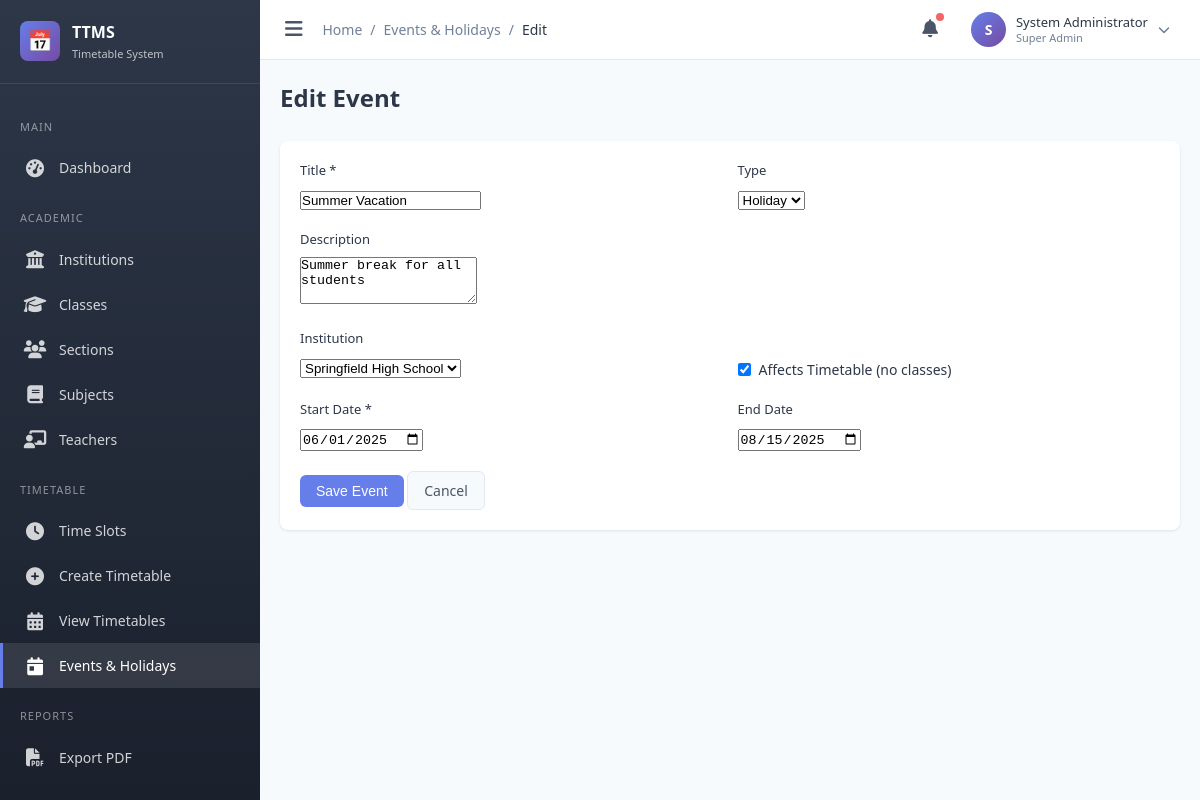
Screenshot of /modules/event/form.php?id=1 (signed in) with the database file from the repository.
### tables this page shows
CREATE TABLE events (
    id INT PRIMARY KEY AUTO_INCREMENT,
    institution_id INT,
    title VARCHAR(200) NOT NULL,
    type ENUM('holiday','exam','event','other','sports') DEFAULT 'event',
    start_date DATE NOT NULL,
    end_date DATE,
    description TEXT,
    affects_timetable BOOLEAN DEFAULT FALSE,
    timetable_override JSON,
    created_by INT NOT NULL,
    created_at TIMESTAMP DEFAULT CURRENT_TIMESTAMP,
    FOREIGN KEY (institution_id) REFERENCES institutions(id) ON DELETE CASCADE,
    FOREIGN KEY (created_by) REFERENCES admins(id) ON DELETE CASCADE
);

CREATE TABLE institutions (
    id INT PRIMARY KEY AUTO_INCREMENT,
    name VARCHAR(200) NOT NULL,
    type ENUM('school','college','university') NOT NULL,
    address TEXT,
    contact_email VARCHAR(100),
    contact_phone VARCHAR(20),
    logo VARCHAR(255),
    status ENUM('active','inactive') DEFAULT 'active',
    created_at TIMESTAMP DEFAULT CURRENT_TIMESTAMP,
    updated_at TIMESTAMP DEFAULT CURRENT_TIMESTAMP ON UPDATE CURRENT_TIMESTAMP
);

### includes/functions.php (called while the page is built, shortened)
<?php
require_once __DIR__ . '/../config/database.php';
function isLoggedIn() {
    return isset($_SESSION['admin_id']) && !empty($_SESSION['admin_id']);
}
function getCurrentAdmin() {
    return dbFetch(
        "SELECT a.*, r.name as role_name
         FROM admins a
         LEFT JOIN roles r ON a.role_id = r.id
         WHERE a.id = ?",
        [$_SESSION['admin_id']]
    );
}
function isSuperAdmin() {
    $admin = getCurrentAdmin();
    return $admin && $admin['is_super_admin'];
}

### config/database.php (called while the page is built, shortened)
<?php
function getDB() {
    static $pdo = null;
    if ($pdo === null) {
        try {
            $dsn = sprintf(
                "mysql:host=%s;port=%d;dbname=%s;charset=%s",
                DB_HOST,
                DB_PORT,
                DB_NAME,
                DB_CHARSET
            );
            $pdo = new PDO($dsn, DB_USER, DB_PASS, [
                PDO::ATTR_ERRMODE => PDO::ERRMODE_EXCEPTION,
                PDO::ATTR_DEFAULT_FETCH_MODE => PDO::FETCH_ASSOC,
                PDO::ATTR_EMULATE_PREPARES => false,
            ]);
        } catch (PDOException $e) {
            error_log("Database connection failed: " . $e->getMessage());
            throw $e;
        }
    }
    return $pdo;
}
function dbQuery($sql, $params = []) {
    $stmt = getDB()->prepare($sql);
    $stmt->execute($params);
    return $stmt;
}
function dbFetch($sql, $params = []) {
    return dbQuery($sql, $params)->fetch();
}
function dbFetchAll($sql, $params = []) {
    return dbQuery($sql, $params)->fetchAll();
}

### includes/auth_check.php (called while the page is built, shortened)
<?php
require_once __DIR__ . '/functions.php';
$currentAdmin = getCurrentAdmin();

### modules/event/form.php (the view, shortened to what this page needs)
<?php
require_once __DIR__ . '/../../includes/auth_check.php';
$breadcrumb = [
    ['label' => 'Events & Holidays', 'url' => 'index.php'],
    ['label' => isset($_GET['id']) ? 'Edit' : 'Add']
];
require_once __DIR__ . '/../../includes/header.php';
$id = isset($_GET['id']) ? intval($_GET['id']) : 0;
$event = ['title' => '', 'description' => '', 'type' => 'event', 'institution_id' => '',
          'start_date' => '', 'end_date' => '', 'affects_timetable' => 1];
$institutions = dbFetchAll("SELECT id, name FROM institutions WHERE status = 'active' ORDER BY name");
if ($id) {
    $eventData = dbFetch("SELECT * FROM events WHERE id = ?", [$id]);
    if ($eventData) {
        $event = $eventData;
    }
}
?>
<div class="page-header">
    <div>
        <h1 class="page-title"><?php echo $id ? 'Edit Event' : 'Add Event'; ?></h1>
    </div>
</div>
<div class="card">
    <div class="card-body">
        <form method="POST" class="form">
            <div class="form-row">
                <div class="form-group">
                    <label class="form-label">Title *</label>
                    <input type="text" name="title" class="form-input"
                           value="<?php echo htmlspecialchars($event['title']); ?>" required>
                </div>
                <div class="form-group">
                    <label class="form-label">Type</label>
                    <select name="type" class="form-input">
                        <option value="holiday" <?php echo $event['type'] === 'holiday' ? 'selected' : ''; ?>>Holiday</option>
                    </select>
                </div>
            </div>
            <div class="form-group">
                <label class="form-label">Description</label>
                <textarea name="description" class="form-input" rows="3"><?php echo htmlspecialchars($event['description']); ?></textarea>
            </div>
            <div class="form-row">
                <div class="form-group">
                    <label class="form-label">Institution</label>
                    <select name="institution_id" class="form-input">
                        <?php foreach ($institutions as $inst): ?>
                        <option value="<?php echo $inst['id']; ?>"
                            <?php echo $event['institution_id'] == $inst['id'] ? 'selected' : ''; ?>>
                            <?php echo htmlspecialchars($inst['name']); ?>
                        </option>
                        <?php endforeach; ?>
                    </select>
                </div>
                <div class="form-group" style="display: flex; align-items: center; padding-top: 30px;">
                    <label style="display: flex; align-items: center; gap: 8px; cursor: pointer;">
                        <input type="checkbox" name="affects_timetable" value="1"
                            <?php echo $event['affects_timetable'] ? 'checked' : ''; ?>>
                        Affects Timetable (no classes)
                    </label>
                </div>
            </div>
            <div class="form-row">
                <div class="form-group">
                    <label class="form-label">Start Date *</label>
                    <input type="date" name="start_date" class="form-input"
                           value="<?php echo $event['start_date']; ?>" required>
                </div>
                <div class="form-group">
                    <label class="form-label">End Date</label>
                    <input type="date" name="end_date" class="form-input"
                           value="<?php echo $event['end_date']; ?>">
                </div>
            </div>
            <div class="form-actions">
                <button type="submit" class="btn btn-primary">Save Event</button>
                <a href="index.php" class="btn btn-secondary">Cancel</a>
            </div>
        </form>
    </div>
</div>
<?php require_once __DIR__ . '/../../includes/footer.php'; ?>

### includes/header.php (shortened to what this page needs)
<?php
$currentPage = basename(dirname($_SERVER['PHP_SELF']));
$currentFile = basename($_SERVER['PHP_SELF'], '.php');
?>
<!DOCTYPE html>
<html lang="en">
<head>
    <link rel="stylesheet" href="/ttc/assets/css/style.css">
    <link rel="stylesheet" href="https://cdnjs.cloudflare.com/ajax/libs/font-awesome/6.4.0/css/all.min.css">
</head>
<body>
    <div class="admin-wrapper">
        <aside class="sidebar" id="sidebar">
            <div class="sidebar-header">
                <div class="sidebar-logo">&#128197;</div>
                <div class="sidebar-title">
                    TTMS
                    <span>Timetable System</span>
                </div>
            </div>
            <nav class="sidebar-menu">
                <div class="menu-category">Main</div>
                <a href="/ttc/modules/dashboard/index.php" class="menu-item <?php echo $currentPage === 'dashboard' ? 'active' : ''; ?>">
                    <i class="fas fa-tachometer-alt"></i>
                    <span>Dashboard</span>
                </a>
                <div class="menu-category">Academic</div>
                <a href="/ttc/modules/institution/index.php" class="menu-item <?php echo $currentPage === 'institution' ? 'active' : ''; ?>">
                    <i class="fas fa-university"></i>
                    <span>Institutions</span>
                </a>
                <a href="/ttc/modules/class/index.php" class="menu-item <?php echo $currentPage === 'class' ? 'active' : ''; ?>">
                    <i class="fas fa-graduation-cap"></i>
                    <span>Classes</span>
                </a>
                <a href="/ttc/modules/section/index.php" class="menu-item <?php echo $currentPage === 'section' ? 'active' : ''; ?>">
                    <i class="fas fa-users"></i>
                    <span>Sections</span>
                </a>
                <a href="/ttc/modules/subject/index.php" class="menu-item <?php echo $currentPage === 'subject' ? 'active' : ''; ?>">
                    <i class="fas fa-book"></i>
                    <span>Subjects</span>
                </a>
                <a href="/ttc/modules/teacher/index.php" class="menu-item <?php echo $currentPage === 'teacher' ? 'active' : ''; ?>">
                    <i class="fas fa-chalkboard-teacher"></i>
                    <span>Teachers</span>
                </a>
                <div class="menu-category">Timetable</div>
                <a href="/ttc/modules/timeslot/index.php" class="menu-item <?php echo $currentPage === 'timeslot' ? 'active' : ''; ?>">
                    <i class="fas fa-clock"></i>
                    <span>Time Slots</span>
                </a>
                <a href="/ttc/modules/timetable/create.php" class="menu-item <?php echo $currentPage === 'timetable' && $currentFile === 'create' ? 'active' : ''; ?>">
                    <i class="fas fa-plus-circle"></i>
                    <span>Create Timetable</span>
                </a>
                <a href="/ttc/modules/timetable/index.php" class="menu-item <?php echo $currentPage === 'timetable' && $currentFile === 'index' ? 'active' : ''; ?>">
                    <i class="fas fa-calendar-alt"></i>
                    <span>View Timetables</span>
                </a>
                <a href="/ttc/modules/event/index.php" class="menu-item <?php echo $currentPage === 'event' ? 'active' : ''; ?>">
                    <i class="fas fa-calendar-day"></i>
                    <span>Events & Holidays</span>
                </a>
                <div class="menu-category">Reports</div>
                <a href="/ttc/modules/export/index.php" class="menu-item <?php echo $currentPage === 'export' ? 'active' : ''; ?>">
                    <i class="fas fa-file-pdf"></i>
                    <span>Export PDF</span>
                </a>
                <?php if (isSuperAdmin()): ?>
                <div class="menu-category">Administration</div>
                <?php endif; ?>
            </nav>
        </aside>
        <main class="main-content">
            <header class="main-header">
                <div class="header-left">
                    <button class="sidebar-toggle" id="sidebarToggle">
                        <i class="fas fa-bars"></i>
                    </button>
                    <nav class="breadcrumb">
                        <a href="/ttc/modules/dashboard/index.php">Home</a>
                        <?php if (isset($breadcrumb)): ?>
                            <?php foreach ($breadcrumb as $item): ?>
                                <span class="breadcrumb-separator">/</span>
                                <?php if (isset($item['url'])): ?>
                                    <a href="<?php echo $item['url']; ?>"><?php echo $item['label']; ?></a>
                                <?php else: ?>
                                    <span class="breadcrumb-current"><?php echo $item['label']; ?></span>
                                <?php endif; ?>
                            <?php endforeach; ?>
                        <?php endif; ?>
                    </nav>
                </div>
                <div class="header-right">
                    <button class="header-btn" title="Notifications">
                        <i class="fas fa-bell"></i>
                        <span class="notification-badge"></span>
                    </button>
                    <div class="user-menu" onclick="toggleUserDropdown()">
                        <div class="user-avatar">
                            <?php echo strtoupper(substr($currentAdmin['name'], 0, 1)); ?>
                        </div>
                        <div class="user-info">
                            <div class="user-name"><?php echo htmlspecialchars($currentAdmin['name']); ?></div>
                            <div class="user-role"><?php echo $currentAdmin['is_super_admin'] ? 'Super Admin' : ($currentAdmin['role_name'] ?? 'Admin'); ?></div>
                        </div>
                        <i class="fas fa-chevron-down" style="font-size: 12px; color: var(--text-light);"></i>
                    </div>
                </div>
            </header>
            <div class="content-wrapper">

### rows the page displays
events: title "Summer Vacation", type "Holiday", description "Summer break for all students", institution_id "Springfield High School", affects_timetable "☑", start_date "06/01/2025", end_date "08/15/2025"

### other values shown
$item['label'] "Events & Holidays"
$item['label'] "Edit"
substr($currentAdmin['name'], 0, 1) "S"
$currentAdmin['name'] "System Administrator"
